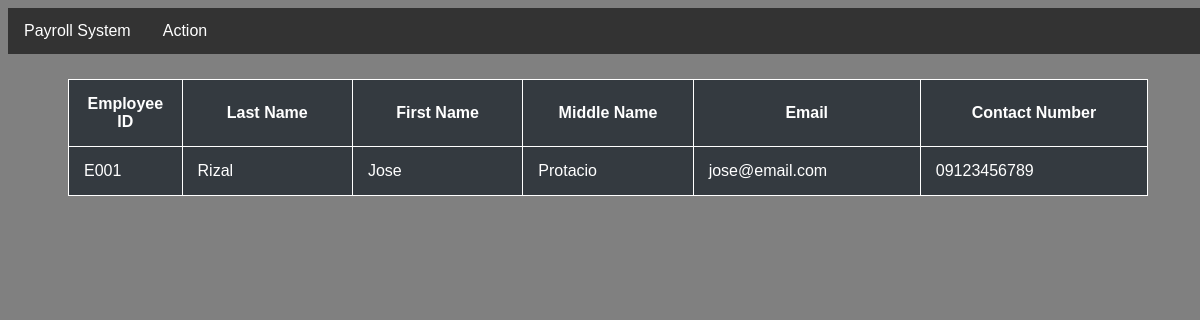
/payroll/employee/, run on the app's committed database.
### payroll/models.py (models this page shows, shortened)
class Employee(models.Model):
    empID = models.CharField(max_length=30, primary_key=True, verbose_name="Employee ID")
    lastName = models.CharField(max_length=50, verbose_name="Last Name")
    firstName = models.CharField(max_length=50, verbose_name="First Name")
    middleName = models.CharField(max_length=50,blank=True, verbose_name="Middle Name")
    email = models.EmailField(max_length=50, verbose_name="Email")
    contactNo = models.CharField(max_length=12, verbose_name="Contact Number")
    jobDesc = models.CharField(max_length=30, verbose_name="Job")

### payroll/views.py (the view)
# urls.py: path('employee/',views.employee, name='employee'),
def employee(request):
    data = Employee.objects.all()
    context = {
        "data" : data,
    }
    return render(request,'payroll/employee.html',context)

### payroll/templates/payroll/employee.html (shortened to what this page needs)
{% extends 'payroll/base.html' %}
{% block content %}
{% include 'payroll/nav.html' %}
    <body>
        <div>
            <table  style="width:90%;margin:25px auto">
                <tr>
                    <th  style="width:10%;">Employee ID</th>
                    <th style="width:15%;">Last Name</th>
                    <th style="width:15%;"> First Name</th>
                    <th style="width:15%;">Middle Name</th>
                    <th style="width:20%;">Email</th>
                    <th style="width:20%;">Contact Number</th>
                </tr>
                {% for i in data %}
                <tr>
                    <td >{{i.empID}}</td>
                    <td>{{i.lastName}}</td>
                    <td>{{i.firstName}}</td>
                    <td>{{i.middleName}}</td>
                    <td>{{i.email}}</td>
                    <td>{{i.contactNo}}</td>
                </tr>
                {% endfor %}
            </table>
        </div>
    </body>
{% endblock %}

### payroll/templates/payroll/base.html (style rules this page uses)
html { height: 100%; }
body { width:100%; background: gray; }
table, th, td, tr { border: 1px solid white; background:#343a40; color: white; border-collapse: collapse; padding: 15px; font-family: Arial, Helvetica, sans-serif; }

### payroll/templates/payroll/nav.html (style rules this page uses)
body { font-family: Arial, Helvetica, sans-serif; }

### data on the page
Employee: empID "E001", lastName "Rizal", firstName "Jose", middleName "Protacio", email "jose@email.com", contactNo "09123456789"
